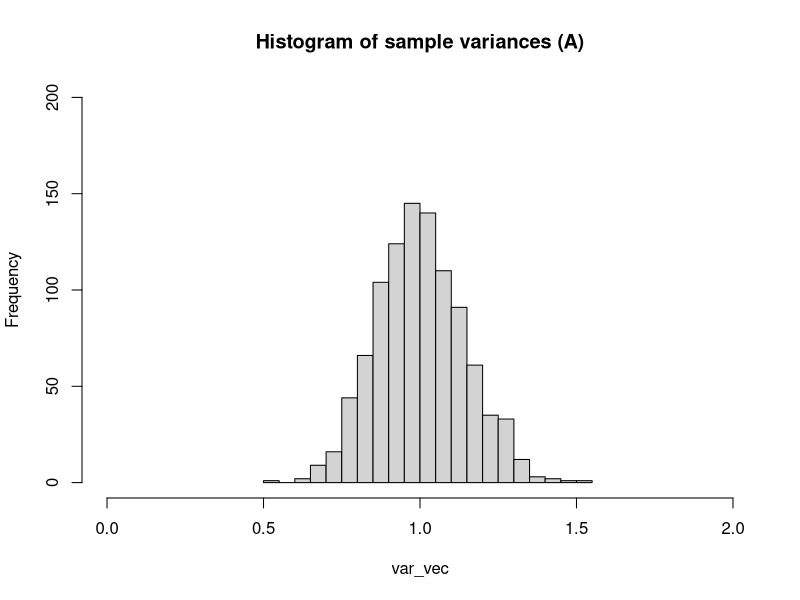
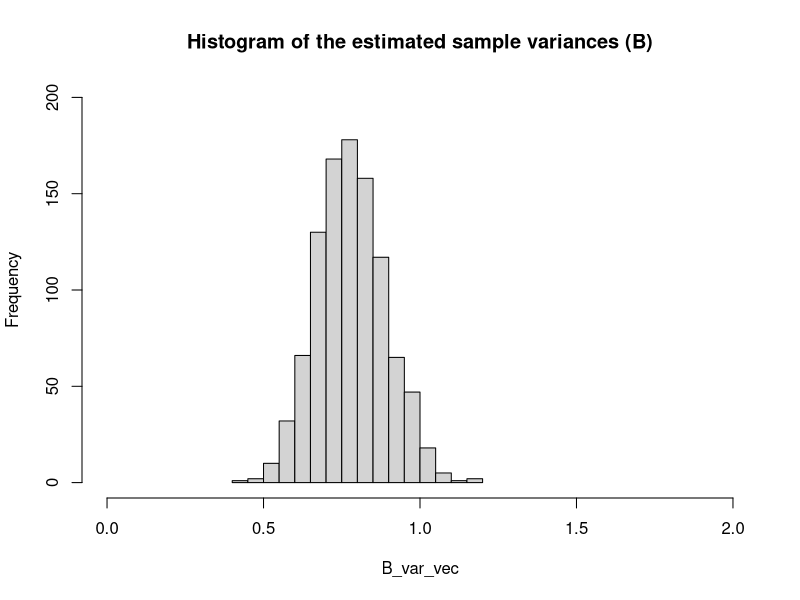
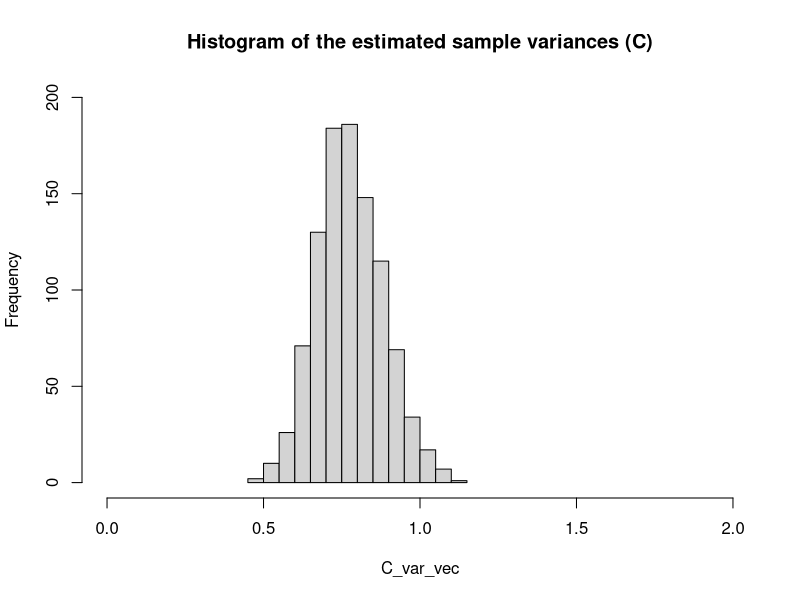
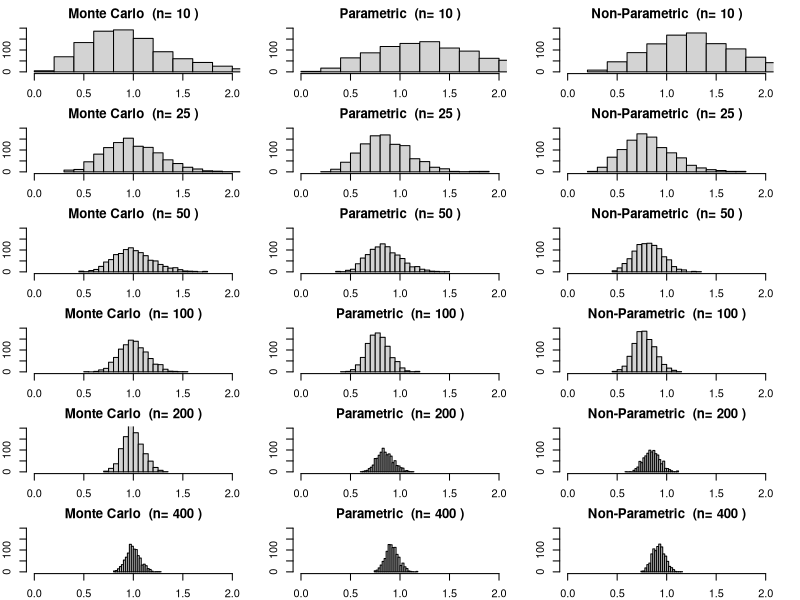

Reproduce these figures in R, in order. (Note: a time limit stopped this script after it produced the figures.)
## ---- chunk 1
knitr::opts_chunk$set(warning = FALSE, message = FALSE) 
## ---- chunk 2
myRound <- function(x, acc=3) {mult = 10^acc; round(x*mult)/mult}
## ---- chunk 3
# Case 1
n = 100
m=1000
set.seed(0)
origData = rnorm(n) # case 1


# a) Player A
# generate 1000 data sets
set.seed(0)
z = rnorm(n*m)
mat = matrix(z,nrow=m)
#calculate variance for each row
var_vec = apply(mat,1,var) 
samp_mean = mean(var_vec)
samp_var = var(var_vec)
print(paste("The sample mean is (A): ", myRound(samp_mean)))
print(paste("The sample variance is (A): ", myRound(samp_var)))
hist(var_vec,
     ylim=c(0,200),
     breaks=20,
     xlim=c(0,2),
     main="Histogram of sample variances (A)")

# b) Player B
# Estimate mean and variance from the sample data
B_var = var(origData)
B_mean = mean(origData)
# simulate new data with 
set.seed(0)
B_mat = matrix(rnorm(n*m, mean = B_mean, sd = sqrt(B_var)),nrow=m)
B_var_vec = apply(B_mat,1,var) 
B_samp_mean = mean(B_var_vec)
B_samp_var = var(B_var_vec)
print(paste("The sample mean is (B): ", myRound(B_samp_mean)))
print(paste("The sample variance is (B): ", myRound(B_samp_var)))
hist(B_var_vec,
     ylim=c(0,200),
     breaks=20,
     xlim=c(0,2),
     main="Histogram of the estimated sample variances (B)")

# c) Player C
# sample new data
z=sample(x=origData, size=n*m, replace=TRUE)
C_mat = matrix(z,nrow=m)
C_var_vec = apply(C_mat,1,var) 
C_samp_mean = mean(C_var_vec)
C_samp_var = var(C_var_vec)
print(paste("The sample mean is (C): ", myRound(C_samp_mean)))
print(paste("The sample variance is (C): ", myRound(C_samp_var)))
hist(C_var_vec,
     ylim=c(0,200),
     breaks=20,
     xlim=c(0,2),
     main="Histogram of the estimated sample variances (C)")
## ---- chunk 4
# e)
n_vec=c(10, 25, 50, 100, 200, 400)
m=1000
set.seed(0)
data400 = rnorm(400)

par(mfrow=c(6,3),mar=c(2,2,2,2))
for(n in n_vec){
  #Monte Carlo
  set.seed(0)
  z = rnorm(n*m)
  mat = matrix(z,nrow=m)
  var_vec = apply(mat,1,var) 
  samp_mean = mean(var_vec)
  samp_var = var(var_vec)
  print(paste("The Monte Carlo mean is ", "(n=",n,"): ", myRound(samp_mean)))
  print(paste("The Monte Carlo variance is ", "(n=",n,"): ",  myRound(samp_var)))
  hist(var_vec,
       ylim=c(0,200),
       breaks=20,
       xlim=c(0,2),
       main=paste("Monte Carlo ", 
                  "(n=",n,")"))
  
  # Parametric
  # Estimate mean and variance from the sample data
  z = data400[1:n]
  B_var = var(z)
  B_mean = mean(z)
  # simulate new data with 
  set.seed(0)
  B_mat = matrix(rnorm(n*m, mean = B_mean, sd = sqrt(B_var)),nrow=m)
  B_var_vec = apply(B_mat,1,var) 
  B_samp_mean = mean(B_var_vec)
  B_samp_var = var(B_var_vec)
  print(paste("The Parametric mean is ", "(n=",n,"): ", myRound(B_samp_mean)))
  print(paste("The Parametric variance is ", "(n=",n,"): ", myRound(B_samp_var)))
  hist(B_var_vec,
       ylim=c(0,200),
       breaks=20,
       xlim=c(0,2),
       main=paste("Parametric ", 
                  "(n=",n,")"))
  
  # c) Player C
  # sample new data
  z=sample(x=data400[1:n], size=n*m, replace=TRUE)
  C_mat = matrix(z,nrow=m)
  C_var_vec = apply(C_mat,1,var) 
  C_samp_mean = mean(C_var_vec)
  C_samp_var = var(C_var_vec)
  print(paste("The Non-Parametric mean is ", "(n=",n,"): ", myRound(C_samp_mean)))
  print(paste("The Non-Parametric variance is ", "(n=",n,"): ", myRound(C_samp_var)))
  hist(C_var_vec,
       ylim=c(0,200),
       breaks=20,
       xlim=c(0,2),
       main=paste("Non-Parametric ", 
                  "(n=",n,")"))
}

## ---- chunk 5
# origData = rt(n,df=3); # case 2

## ---- chunk 6
# origData = rt(n,df=25); # case 3

## ---- chunk 7
myCVids <- function(n, K, seed=0) {
# balanced subsets generation (subset sizes differ by at most 1)
# n is the number of observations/rows in the training set
# K is the desired number of folds (e.g., 5 or 10)
set.seed(seed);
t = floor(n/K); r = n-t*K;
id0 = rep((1:K),times=t)
ids = sample(id0,t*K)
if (r > 0) {ids = c(ids, sample(K,r))}
ids
}

# two-sample t test
column_t_test <- function(features, target){
  tests = lapply(seq(1,ncol(features)),function(x){t.test(features[,x]~target)})
  pval_lst = lapply(seq(1,length(tests)),function(x){tests[[x]]$p.value})
  return(list(tests, pval_lst))
}


# keep features with p-value <= 0.05
top_features <- function(pval_lst, p_val, p_min){
  bool_lst = lapply(seq(1,length(pval_lst)),function(x){pval_lst[[x]] < p_val})
  if(sum(as.integer(bool_lst))<=p_min){
    pval_df = t(data.frame(pval_lst))
    row.names(pval_df) <- NULL
    bool_df=data.frame(pval_sig=matrix(unlist(bool_lst), nrow=length(bool_lst), byrow=TRUE))
    bool_df$p_val <- pval_df[,1]
    selected_df = bool_df[bool_df$pval_sig==TRUE,]
    feat_index_vec = as.numeric(rownames(selected_df))
    return(feat_index_vec)
  }else{
    pval_df = t(data.frame(pval_lst))
    row.names(pval_df) <- NULL
    bool_df=data.frame(pval_sig=matrix(unlist(bool_lst), nrow=length(bool_lst), byrow=TRUE))
    bool_df$p_val <- pval_df[,1]
    bool_df$p_top = FALSE
    sorted_res = sort(bool_df$p_val, index.return=TRUE)
    bool_df[head(sorted_res$ix,p_min),]$p_top = TRUE
    bool_df$p_select = as.logical(bool_df$pval_sig*bool_df$p_top)
    selected_df = bool_df[bool_df$p_select==TRUE,]
    feat_index_vec = as.numeric(rownames(selected_df))
    return(feat_index_vec)
  }
  
  
}

# Mis-classification ratio calculation
MCR <- function(true_vals, pred_probs, threshold=0.5){
  if(length(true_vals)!=length(pred_probs)){
    print("ERROR: predictions and true values not of same shape")
  }else{
    pred_vals = as.integer((pred_probs > threshold))
    mcr = sum(pred_vals != true_vals)/length(true_vals)
    return(mcr)
  }
}
## ---- chunk 8
# Generate data
set.seed(0) # set seed
n = 25 # number of samples in each class
nr = n*2 # total number of samples
Y = c(rep(1,n),rep(0,n)) # target values
k=10 # k value for cross validation
p_star_vec = c(5,10,20,40) # p* values to select the top features in the data
i_vec = seq(5) #different values of i for different sized data sets

# create matrix where results will be stored
mcr_i_pstar_df = data.frame(matrix(0, 
                                   nrow = length(p_star_vec), 
                                   ncol = length(i_vec)+1)) 
mcr_i_pstar_df[,1] = p_star_vec # add p* values to results table

# loop over values of i to make different data sets
for(i in i_vec){
  nc = 200*2^i # nc = 6400
  M = matrix(rnorm(nr*nc),nrow=nr)
  X = M[,1:nc] # features of data
  # calculate cross validation indexes
  # this is applied only after feature selection
  ids = myCVids(n=nr, K=k, seed=0)
  # feature selection
  # apply two-sample t-test
  t_test_results = column_t_test(features=X, target=Y)
  # get all features according to p-value at differing values of p_star
  # create vector to store mean mcr values for each p* subset
  mean_pstar_mcr_vec = c() 
  
  # loop over p* values to create a subset of selected features
  for(p_star in p_star_vec){
    feat_index_vec = c(top_features(pval_lst=t_test_results[[2]],
                                    p_val=0.05, 
                                    p_min=p_star))
    
    X_pstar = X[,feat_index_vec]
    k_mcr_vec = c() # store all MCR values for each k

    # loop over k to calculate the MCR for each fold
    for( k in seq(k)){
      isk = (ids == k) # k varies from 1 to K
      valid.k = which(isk) # test data index
      train.k = which(!isk) # train data index
      # get all training data in single data frame
      train_df = data.frame(Y=Y[train.k], X_pstar[train.k,])
      # get all testing data in single data frame
      val_df = data.frame(Y=Y[valid.k], X_pstar[valid.k,])
      
      # train a Logistic regression model
      LR = glm(Y ~ .,
              data=train_df,
              family="binomial")
      
      # get estimated probabilities on the test data 
      LR_probs = data.frame(
                    predict(LR,
                    val_df,
                    type ="response"
                    )
                  )
      
      # use the probabilities to calculate the MCR
      mcr = MCR(
              true_vals=val_df$Y,
              pred_probs=LR_probs[,1],
              threshold=0.5)
      
      k_mcr_vec = c(k_mcr_vec, mcr)
    }
    mean_pstar_mcr = mean(k_mcr_vec) # get the mean MCR for all values of k

    mean_pstar_mcr_vec = c(mean_pstar_mcr_vec, mean_pstar_mcr)
  }
  mcr_i_pstar_df[,i+1] = mean_pstar_mcr_vec
}
# add all data to a data frame and transform to be in the correct format
mcr_i_pstar_df = t(mcr_i_pstar_df)
rownames(mcr_i_pstar_df) = c("p*", i_vec)
knitr::kable(mcr_i_pstar_df, format = "markdown") # display table

## ---- chunk 9
# Generate data
set.seed(0) # set seed
n = 25 # number of samples in each class
nr = n*2 # total number of samples
Y = c(rep(1,n),rep(0,n)) # target values
k=10 # k value for cross validation
p_star_vec = c(5,10,20,40) # p* values to select the top features in the data
i_vec = seq(5) #different values of i for different sized data sets

# create matrix where results will be stored
mcr_i_pstar_df = data.frame(matrix(0,
                                   nrow = length(p_star_vec),
                                   ncol = length(i_vec)+1))
mcr_i_pstar_df[,1] = p_star_vec # add p* values to results table
progress=0
# loop over values of i to make different data sets
for(i in i_vec){
  nc = 200*2^i # nc = 6400
  M = matrix(rnorm(nr*nc),nrow=nr)
  X = M[,1:nc] # features of data
  # calculate cross validation indexes
  # this is applied only after feature selection
  ids = myCVids(n=nr, K=k, seed=0)

  # get all features according to p-value at differing values of p_star
  # create vector to store mean mcr values for each p* subset
  mean_pstar_mcr_vec = c()

  # loop over p* values to create a subset of selected features
  for(p_star in p_star_vec){
    k_mcr_vec = c() # store all mcr values for each k

    # k-fold cross validation
    # loop over k to calculate the MCR for each fold
    for( k in seq(k)){
      progress=progress+1
      # print(myRound(progress/200)*100)
      isk = (ids == k) # k varies from 1 to K
      valid.k = which(isk) # test data index
      train.k = which(!isk) # train data index


      # feature selection
      # apply two-sample t-test
      t_test_results = column_t_test(features=X[train.k,], target=Y[train.k])
      feat_index_vec = c(top_features(pval_lst=t_test_results[[2]],
                                p_val=0.05,
                                p_min=p_star))
      X_pstar = X[,feat_index_vec]


      # get all training data in single data frame
      train_df = data.frame(Y=Y[train.k], X_pstar[train.k,])
      # get all testing data in single data frame
      val_df = data.frame(Y=Y[valid.k], X_pstar[valid.k,])

      # train a Logistic regression model
      LR = glm(Y ~ .,
              data=train_df,
              family="binomial")

      # get estimated probabilities on the test data
      LR_probs = data.frame(
                    predict(LR,
                    val_df,
                    type ="response"
                    )
                  )

      # use the probabilities to calculate the MCR
      mcr = MCR(
              true_vals=val_df$Y,
              pred_probs=LR_probs[,1],
              threshold=0.5)

      k_mcr_vec = c(k_mcr_vec, mcr)
    }
    mean_pstar_mcr = mean(k_mcr_vec) # get the mean MCR for all values of k

    mean_pstar_mcr_vec = c(mean_pstar_mcr_vec, mean_pstar_mcr)
  }
  mcr_i_pstar_df[,i+1] = mean_pstar_mcr_vec
}
# add all data to a data frame and transform to be in the correct format
mcr_i_pstar_df = t(mcr_i_pstar_df)
rownames(mcr_i_pstar_df) = c("p*", i_vec)
knitr::kable(mcr_i_pstar_df, format = "markdown") # display table
## ---- chunk 10
# functions
myCVids <- function(n, K, seed=0) {
# balanced subsets generation (subset sizes differ by at most 1)
# n is the number of observations/rows in the training set
# K is the desired number of folds (e.g., 5 or 10)
set.seed(seed);
t = floor(n/K); r = n-t*K;
id0 = rep((1:K),times=t)
ids = sample(id0,t*K)
if (r > 0) {ids = c(ids, sample(K,r))}
ids
}

genData <- function(n, seed=0) {
set.seed(seed)
x = seq(-1,1,length.out=n)
y = x - x^2 + 2*rnorm(n) # true sigma = 2;
out.df = data.frame(x=x, y=y)
out.df
}
## ---- chunk 11
# parameters
set.seed(100)
d_vec = seq(0,4)
# generate data
train.df = genData(n=200,seed=100)
test.df = genData(400)

# create k-fold indexes
k=5
inds.part = myCVids(n=nrow(train.df),K=k)
# create a data frame to save results into
M = matrix(0, nrow = (length(d_vec)), ncol = k+1)
KFOLD_df = data.frame(M) 
KFOLD_df[,1] = d_vec # add degrees to results table
colnames(KFOLD_df) = c("Degree", seq(k))

# loop over k-folds
for( k in seq(k)){
  isk = (inds.part == k) # k varies from 1 to K
  valid.k = which(isk) # test data index
  train.k = which(!isk)
  # split data 
  train_sub_df = train.df[train.k,]
  valid_df = train.df[valid.k,]
  
  d_mse_vec = c()
  for(d in d_vec){
    if(d==0){
      # train a polynomial model
      PR = lm(y ~ 1, data=train_sub_df)
    }else{
     # train a polynomial model
      PR = lm(y ~ poly(x, d, raw = TRUE), data=train_sub_df) 
    }
    # get predicted values to calculate MSE
    pred_val = predict(PR, valid_df, type="response")
    pred_true_val_df = data.frame(pred = pred_val, actual = valid_df$y)
    #calculate MSE
    mse = mean((pred_true_val_df$actual - pred_true_val_df$pred)^2)
    d_mse_vec = c(d_mse_vec, mse)
  }
  KFOLD_df[,k+1] = d_mse_vec
}

# tally of MSE
KFOLD_df$Total_MSE = rowSums(KFOLD_df)
knitr::kable(KFOLD_df, format = "markdown") # display table
# print best d value
print(paste("The best K-fold degree is: ",
            as.character(KFOLD_df[which.min(KFOLD_df$Total_MSE),]$Degree)))
## ---- chunk 12
# create k-fold indexes
k=nrow(train.df)
inds.part = myCVids(n=nrow(train.df),K=k)
# create a data frame to save results into
M = matrix(0, nrow = (length(d_vec)), ncol = k+1)
LOOCV_df = data.frame(M) 
LOOCV_df[,1] = d_vec # add degrees to results table
colnames(LOOCV_df) = c("Degree", seq(k))

# loop over k-folds
for( k in seq(k)){
  isk = (inds.part == k) # k varies from 1 to K
  valid.k = which(isk) # test data index
  train.k = which(!isk)
  # split data 
  train_sub_df = train.df[train.k,]
  valid_df = train.df[valid.k,]
  
  d_mse_vec = c()
  for(d in d_vec){
    if(d==0){
      # train a polynomial model
      PR = lm(y ~ 1, data=train_sub_df)
    }else{
     # train a polynomial model
      PR = lm(y ~ poly(x, d, raw = TRUE), data=train_sub_df) 
    }
    # get predicted values to calculate MSE
    pred_val = predict(PR, valid_df, type="response")
    pred_true_val_df = data.frame(pred = pred_val, actual = valid_df$y)
    #calculate MSE
    mse = mean((pred_true_val_df$actual - pred_true_val_df$pred)^2)
    d_mse_vec = c(d_mse_vec, mse)
  }
  LOOCV_df[,k+1] = d_mse_vec
}

# tally of MSE
LOOCV_df$Total_MSE = rowSums(LOOCV_df)
knitr::kable(LOOCV_df[,c(1,k+2)], format = "markdown") # display table
# print best d value
print(paste("The best LOOCV degree is: ",
            as.character(LOOCV_df[which.min(LOOCV_df$Total_MSE),]$Degree)))
## ---- chunk 13
# estimate test data MSE
test_d_vec = c()
for(d in d_vec){
  if(d==0){
    # train a polynomial model
    PR = lm(y ~ 1, data=train.df)
  }else{
   # train a polynomial model
    PR = lm(y ~ poly(x, d, raw = TRUE), data=train.df) 
  }
  # get predicted values to calculate MSE
  pred_val = predict(PR, test.df, type="response")
  pred_true_val_df = data.frame(pred = pred_val, actual = test.df$y)
  #calculate MSE
  mse = mean((pred_true_val_df$actual - pred_true_val_df$pred)^2)
  test_d_vec = c(test_d_vec, mse)
}

# visualize LOOCV and K-fold CV
# calculate max and min limits of data KFOLD
kfold_max_vec = apply(KFOLD_df[, 2:(ncol(KFOLD_df)-1)], 1, max)
kfold_min_vec = apply(KFOLD_df[, 2:(ncol(KFOLD_df)-1)], 1, min)
kfold_mean_vec = apply(KFOLD_df[, 2:(ncol(KFOLD_df)-1)], 1, mean)
# calculate max and min limits of data for LOOCV
loocv_max_vec = apply(LOOCV_df[, 2:(ncol(LOOCV_df)-1)], 1, max)
loocv_min_vec = apply(LOOCV_df[, 2:(ncol(LOOCV_df)-1)], 1, min)
loocv_mean_vec = apply(LOOCV_df[, 2:(ncol(LOOCV_df)-1)], 1, mean)

{plot(x=KFOLD_df$Degree, 
     y=kfold_mean_vec,
     ylab="Mean Squared Error",
     main="Mean MSE from CV",
     xlab="Degree of Polynomial",
     type='b',
     col='red',
     pch = 16,
     lwd=3,
     ylim=c(3,4.2))
lines(x=LOOCV_df$Degree,
     y=loocv_mean_vec,
     type='b',
     col='blue',
     pch = 16,
     lwd=3)
lines(x=LOOCV_df$Degree,
     y=test_d_vec,
     type='b',
     col='black',
     pch = 16,
     lwd=3)
abline(v=KFOLD_df[which.min(KFOLD_df$Total_MSE),]$Degree,
     col='red',
     pch = 16,
     lty=3,
     lwd=3)
abline(v=LOOCV_df[which.min(LOOCV_df$Total_MSE),]$Degree,
     col='blue',
     pch = 16,
     lty=3,
     lwd=3)
legend("topright",
       inset = 0.05, 
       legend = c("Training LOOCV MSE", "Training K-fold CV MSE", "LOOCV best d", "K-fold CV best d", "Test data MSE (No CV)"),
       lty = c(1,1,3,3),
       col = c("blue", "red","blue", "red", "black"),
       lwd = 2)}
## ---- chunk 14
# parameters
set.seed(100)
d_vec = seq(0,4)
# generate data
train.df = genData(n=400,seed=100)
test.df = genData(400)

# create k-fold indexes
k=5
inds.part = myCVids(n=nrow(train.df),K=k)
# create a data frame to save results into
M = matrix(0, nrow = (length(d_vec)), ncol = k+1)
KFOLD_df = data.frame(M) 
KFOLD_df[,1] = d_vec # add degrees to results table
colnames(KFOLD_df) = c("Degree", seq(k))

# loop over k-folds
for( k in seq(k)){
  isk = (inds.part == k) # k varies from 1 to K
  valid.k = which(isk) # test data index
  train.k = which(!isk)
  # split data 
  train_sub_df = train.df[train.k,]
  valid_df = train.df[valid.k,]
  
  d_mse_vec = c()
  for(d in d_vec){
    if(d==0){
      # train a polynomial model
      PR = lm(y ~ 1, data=train_sub_df)
    }else{
     # train a polynomial model
      PR = lm(y ~ poly(x, d, raw = TRUE), data=train_sub_df) 
    }
    # get predicted values to calculate MSE
    pred_val = predict(PR, valid_df, type="response")
    pred_true_val_df = data.frame(pred = pred_val, actual = valid_df$y)
    #calculate MSE
    mse = mean((pred_true_val_df$actual - pred_true_val_df$pred)^2)
    d_mse_vec = c(d_mse_vec, mse)
  }
  KFOLD_df[,k+1] = d_mse_vec
}

# tally of MSE
KFOLD_df$Total_MSE = rowSums(KFOLD_df)
knitr::kable(KFOLD_df, format = "markdown") # display table
# print best d value
print(paste("The best K-fold degree is: ",
            as.character(KFOLD_df[which.min(KFOLD_df$Total_MSE),]$Degree)))

# create k-fold indexes
k=nrow(train.df)
inds.part = myCVids(n=nrow(train.df),K=k)
# create a data frame to save results into
M = matrix(0, nrow = (length(d_vec)), ncol = k+1)
LOOCV_df = data.frame(M)
LOOCV_df[,1] = d_vec # add degrees to results table
colnames(LOOCV_df) = c("Degree", seq(k))

# loop over k-folds
for( k in seq(k)){
  isk = (inds.part == k) # k varies from 1 to K
  valid.k = which(isk) # test data index
  train.k = which(!isk)
  # split data 
  train_sub_df = train.df[train.k,]
  valid_df = train.df[valid.k,]
  
  d_mse_vec = c()
  for(d in d_vec){
    if(d==0){
      # train a polynomial model
      PR = lm(y ~ 1, data=train_sub_df)
    }else{
     # train a polynomial model
      PR = lm(y ~ poly(x, d, raw = TRUE), data=train_sub_df) 
    }
    # get predicted values to calculate MSE
    pred_val = predict(PR, valid_df, type="response")
    pred_true_val_df = data.frame(pred = pred_val, actual = valid_df$y)
    #calculate MSE
    mse = mean((pred_true_val_df$actual - pred_true_val_df$pred)^2)
    d_mse_vec = c(d_mse_vec, mse)
  }
  LOOCV_df[,k+1] = d_mse_vec
}

# tally of MSE
LOOCV_df$Total_MSE = rowSums(LOOCV_df)
knitr::kable(LOOCV_df[,c(1,k+2)], format = "markdown") # display table
# print best d value
print(paste("The best LOOCV degree is: ",
            as.character(LOOCV_df[which.min(LOOCV_df$Total_MSE),]$Degree)))

# estimate test data MSE
test_d_vec = c()
for(d in d_vec){
  if(d==0){
    # train a polynomial model
    PR = lm(y ~ 1, data=train.df)
  }else{
   # train a polynomial model
    PR = lm(y ~ poly(x, d, raw = TRUE), data=train.df) 
  }
  # get predicted values to calculate MSE
  pred_val = predict(PR, test.df, type="response")
  pred_true_val_df = data.frame(pred = pred_val, actual = test.df$y)
  #calculate MSE
  mse = mean((pred_true_val_df$actual - pred_true_val_df$pred)^2)
  test_d_vec = c(test_d_vec, mse)
}

# visualize LOOCV and K-fold CV
# calculate max and min limits of data KFOLD
kfold_max_vec = apply(KFOLD_df[, 2:(ncol(KFOLD_df)-1)], 1, max)
kfold_min_vec = apply(KFOLD_df[, 2:(ncol(KFOLD_df)-1)], 1, min)
kfold_mean_vec = apply(KFOLD_df[, 2:(ncol(KFOLD_df)-1)], 1, mean)
# calculate max and min limits of data for LOOCV
loocv_max_vec = apply(LOOCV_df[, 2:(ncol(LOOCV_df)-1)], 1, max)
loocv_min_vec = apply(LOOCV_df[, 2:(ncol(LOOCV_df)-1)], 1, min)
loocv_mean_vec = apply(LOOCV_df[, 2:(ncol(LOOCV_df)-1)], 1, mean)

{plot(x=KFOLD_df$Degree, 
     y=kfold_mean_vec,
     ylab="Mean Squared Error",
     main="Mean MSE from CV",
     xlab="Degree of Polynomial",
     type='b',
     col='red',
     pch = 16,
     lwd=3,
     ylim=c(3.5,4.5))
lines(x=LOOCV_df$Degree,
     y=loocv_mean_vec,
     type='b',
     col='blue',
     pch = 16,
     lwd=3)
lines(x=LOOCV_df$Degree,
     y=test_d_vec,
     type='b',
     col='black',
     pch = 16,
     lwd=3)
abline(v=KFOLD_df[which.min(KFOLD_df$Total_MSE),]$Degree,
     col='red',
     pch = 16,
     lty=3,
     lwd=3)
abline(v=LOOCV_df[which.min(LOOCV_df$Total_MSE),]$Degree,
     col='blue',
     pch = 16,
     lty=3,
     lwd=3)
legend("topright",
       inset = 0.05, 
       legend = c("Training LOOCV MSE", "Training K-fold CV MSE", "LOOCV best d", "K-fold CV best d", "Test data MSE (No CV)"),
       lty = c(1,1,3,3),
       col = c("blue", "red","blue", "red", "black"),
       lwd = 2)}
## ---- chunk 15
# assume values for x and cfp
# x = 0.25
cfp=1
n=100


x_vec=c()
A_vec=c()
C_vec=c()
R_vec=c()
FPR_vec=c()
TPR_vec=c()
G_vec=c()
for (x in seq(0.01,0.99,0.01)) {
  A=c(0.5, 0.2)
  C=c(cfp, 10*cfp)
  R=c(x, sqrt(x))
  
  Ai=0
  for(q in A){
    Ai = Ai+1
    P=n*q
    N=n*(1-q)
    
    Ri=0
    for(tpr in R){
      Ri=Ri+1
      # calculate TP, FP, TN, and FN with regards to x
      TP = tpr*P
      FN = P-TP
      FP = x*N
      TN = N-FP
      FPR = x
      TPR = tpr
      
      Ci=0
      for(cfn in C){
        Ci=Ci+1
        G = cfn*FN + cfp*FP
        
        x_vec=c(x_vec,x)
        A_vec=c(A_vec,Ai)
        C_vec=c(C_vec,Ci)
        R_vec=c(R_vec,Ri)
        FPR_vec=c(FPR_vec,FPR)
        TPR_vec=c(TPR_vec,TPR)
        G_vec=c(G_vec,G)
        
        # print(paste("(A:",as.character(Ai),")"))
        # print(paste("(C:",as.character(Ci),")"))
        # print(paste("(R:",as.character(Ri),")"))
        # print(paste("FPR = ", FPR))
        # print(paste("TPR = ", TPR))
        # print(paste("G = ", G))
        # print("----------------------------")
        
        
      }
    }
    
  }
}

results_df = data.frame(x_vec, 
                          A_vec,
                          C_vec,
                          R_vec, 
                          FPR_vec,
                          TPR_vec,
                          G_vec)

results_df$design_id <- paste(results_df$A_vec,
                              results_df$C_vec, 
                              results_df$R_vec)

# Objective function score visualization
plot(x=results_df$x_vec, 
     y=results_df$G_vec, 
     col=factor(results_df$design_id),
     ylab="G (misclassification cost)",
     xlab="x (FPR)")

## ---- chunk 16
# Generate data
set.seed(0)
n_vec = c(25, 50, 100, 200, 400, 800)
m = 1000 
df = data.frame(m=1:m)
table_df = data.frame(n=n_vec) # results table
mean_uniq_vec = c()
sd_uniq_vec = c()
for (n in n_vec){
  I = seq(n)
  samp_vec = c(sample(x=I, size=m ,replace=TRUE))
  df[paste("n",n , sep="")] = samp_vec
  
  mean_uniq_vec = c(mean_uniq_vec, mean(unique(samp_vec)))
  sd_uniq_vec = c(sd_uniq_vec, sd(unique(samp_vec)))
}

#visualize data
par(mfrow=c(3,2))
for(i in names(df)[2:7]){
  hist(df[[i]],
       xlab = "number",
       main=i)
}
## ---- chunk 17
# make table of results
table_df$Mean_Unique = myRound(mean_uniq_vec, acc=2)
table_df$SD_Unique = myRound(sd_uniq_vec, acc=2)
table_df = data.frame(t(table_df))

knitr::kable(table_df, format = "markdown")
